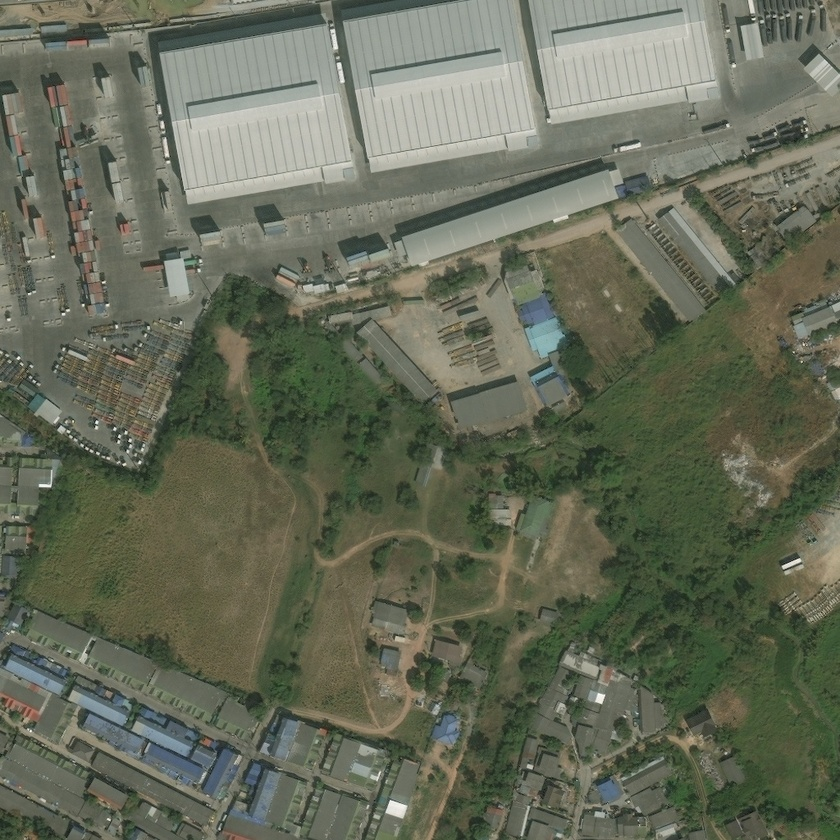
#> input picture data/road_benchmark/deepglobe_sample/163215_sat.jpg, 840 x 840 px, shrunk from 1024 x 1024 before the run; its folder holds only this picture in this run
$ python -i extraction.py   (imports and definitions only)
#> lines starting #> are read from the running program, lines starting #| are printed output that depends on the picture; after the words box and inside, x2 and y2 are one past the last pixel; in counts of white or black regions, pixels touching at a corner belong together
### src/road/preprocessing.py
"""
src/road/preprocessing.py

Feature extraction and preprocessing utilities for physical road corridor identification.
Candidate signals include:
  - Excess Green Index (ExG = 2G - R - B) for vegetation suppression
  - HSV / Grayscale spectral characteristics
  - Local texture / variance filters
  - Building footprint buffer exclusion masks
"""

from typing import Dict, Tuple, Optional
import numpy as np
import cv2
from scipy.ndimage import uniform_filter, binary_dilation


def compute_exg(image_rgb: np.ndarray) -> np.ndarray:
    """
    Computes the Excess Green index (ExG = 2*G - R - B) normalized to float.
    Positive high values strongly correlate with living vegetation / canopy.
    Low / negative values indicate bare soil, asphalt, or concrete.
    """
    img_f = image_rgb.astype(np.float32)
    r = img_f[:, :, 0]
    g = img_f[:, :, 1]
    b = img_f[:, :, 2]
    exg = 2.0 * g - r - b
    return exg


def compute_color_features(image_rgb: np.ndarray) -> Dict[str, np.ndarray]:
    """
    Extracts color representations from RGB imagery.
    Returns:
        dict containing 'gray', 'hue', 'saturation', 'value' arrays.
    """
    hsv = cv2.cvtColor(image_rgb, cv2.COLOR_RGB2HSV)
    gray = cv2.cvtColor(image_rgb, cv2.COLOR_RGB2GRAY)
    return {
        "gray": gray,
        "hue": hsv[:, :, 0],
        "saturation": hsv[:, :, 1],
        "value": hsv[:, :, 2],
    }


def compute_local_variance(image_gray: np.ndarray, window_size: int = 5) -> np.ndarray:
    """
    Computes local texture variance within a sliding window.
    Road surfaces exhibit uniform spectral responses (low variance),
    whereas vegetative canopies and complex building roofs exhibit high texture variance.
    """
    img_f = image_gray.astype(np.float32)
    mean = uniform_filter(img_f, size=window_size)
    mean_sq = uniform_filter(img_f ** 2, size=window_size)
    variance = np.maximum(0.0, mean_sq - mean ** 2)
    return variance


# [21 lines left out: function create_building_exclusion_mask, not called in this run]

### src/road/extraction.py
"""
src/road/extraction.py

Classical computer-vision baseline for physical road and access corridor extraction.
Combines spectral indices, local texture variance, building exclusion buffering,
and morphological connected-component filtering.

Configurable and modular so that a future deep-learning road segmentation model
can replace this baseline without altering the parcel engine interface.
"""

from dataclasses import dataclass, field
from typing import Optional, Tuple, Dict, Any
import numpy as np
import cv2
from scipy.ndimage import distance_transform_edt

from .preprocessing import (
    compute_exg,
    compute_color_features,
    compute_local_variance,
    create_building_exclusion_mask,
)


@dataclass
class RoadExtractionConfig:
    """
    Configuration parameters for road corridor extraction.
    Ensures zero hardcoding and complete reproducibility across runs.
    """
    # Morphological parameters
    morph_opening_size: int = 3
    morph_closing_size: int = 7
    building_exclusion_buffer_px: int = 5  # 1.0 m at 0.2 m/px GSD

    # Area & width constraints
    min_road_component_area_px: int = 250  # ~10 m² at 0.2 m GSD
    min_road_width_px: int = 4            # ~0.8 m minimum access corridor
    max_road_width_px: int = 60           # ~12 m maximum urban street width
    min_elongation_ratio: float = 1.8     # Length / Width or Major / Minor axis ratio

    # Spectral & texture thresholds
    max_exg_threshold: float = 8.0        # Vegetation suppression limit
    max_saturation_threshold: float = 75.0 # Low saturation (asphalt, concrete, packed dirt)
    min_value_threshold: float = 65.0     # Moderate/high brightness for unpaved/paved roads
    max_value_threshold: float = 245.0    # Avoid specular roof reflections
    max_local_variance: float = 160.0     # Smooth texture requirement
    min_building_distance_px: float = 4.0 # Distance buffer from building walls

    # Confidence and smoothing
    confidence_threshold: float = 0.45
    gaussian_blur_sigma: float = 1.0


def extract_road_mask(
    image: np.ndarray,
    building_mask: Optional[np.ndarray] = None,
    config: Optional[RoadExtractionConfig] = None,
) -> Tuple[np.ndarray, np.ndarray]:
    """
    Extracts road / access corridor binary mask and continuous probability map
    from high-resolution aerial imagery.

    Args:
        image: HxWx3 uint8 RGB numpy array.
        building_mask: Optional HxW binary array where 1 = building footprint.
        config: RoadExtractionConfig instance with tunable hyperparameters.

    Returns:
        (binary_mask: np.ndarray [HxW uint8], probability_map: np.ndarray [HxW float32])
    """
    if config is None:
        config = RoadExtractionConfig()

    h, w = image.shape[:2]

    # 1. Compute spectral & texture signals
    color_feats = compute_color_features(image)
    gray = color_feats["gray"]
    sat = color_feats["saturation"]
    val = color_feats["value"]
    exg = compute_exg(image)
    variance = compute_local_variance(gray, window_size=5)

    # 2. Building distance transform & exclusion mask
    if building_mask is not None and np.sum(building_mask) > 0:
        bldg_exclusion = create_building_exclusion_mask(
            building_mask, buffer_px=config.building_exclusion_buffer_px
        )
        # Distance from buildings
        bldg_inv = (~(building_mask > 0)).astype(np.uint8)
        dist_from_bldg = distance_transform_edt(bldg_inv)
    else:
        bldg_exclusion = np.zeros((h, w), dtype=bool)
        dist_from_bldg = np.full((h, w), 50.0, dtype=np.float32)

    # 3. Soft Likelihood Computation
    # Vegetation penalty (high ExG -> 0 probability)
    veg_prob = np.clip(1.0 - (exg - 0.0) / max(1.0, config.max_exg_threshold), 0.0, 1.0)

    # Saturation score (lower saturation -> higher road probability)
    sat_prob = np.clip(1.0 - (sat - 10.0) / max(1.0, config.max_saturation_threshold), 0.0, 1.0)

    # Value / brightness score (unpaved dirt roads & asphalt in typical range)
    val_in_range = (val >= config.min_value_threshold) & (val <= config.max_value_threshold)
    val_prob = np.where(val_in_range, 1.0, 0.2).astype(np.float32)

    # Texture smoothness score (low variance -> higher probability)
    texture_prob = np.clip(1.0 - (variance / max(1.0, config.max_local_variance)), 0.0, 1.0)

    # Building clearance score
    dist_prob = np.clip(dist_from_bldg / max(1.0, config.min_building_distance_px * 2.0), 0.0, 1.0)

    # Composite Probability Map
    prob_map = (
        0.30 * veg_prob +
        0.25 * sat_prob +
        0.15 * val_prob +
        0.20 * texture_prob +
        0.10 * dist_prob
    )

    # Hard zeroing inside building exclusion zones
    prob_map[bldg_exclusion] = 0.0
    prob_map = np.clip(prob_map, 0.0, 1.0)

    # Optional gentle spatial smoothing
    if config.gaussian_blur_sigma > 0:
        prob_map = cv2.GaussianBlur(prob_map, (0, 0), sigmaX=config.gaussian_blur_sigma)
        prob_map[bldg_exclusion] = 0.0

    # 4. Thresholding to create initial binary mask
    raw_mask = (prob_map >= config.confidence_threshold).astype(np.uint8)

    # 5. Morphological Cleanup (Opening + Closing)
    open_k = cv2.getStructuringElement(
        cv2.MORPH_RECT, (config.morph_opening_size, config.morph_opening_size)
    )
    closed_k = cv2.getStructuringElement(
        cv2.MORPH_RECT, (config.morph_closing_size, config.morph_closing_size)
    )
    morphed = cv2.morphologyEx(raw_mask, cv2.MORPH_OPEN, open_k)
    morphed = cv2.morphologyEx(morphed, cv2.MORPH_CLOSE, closed_k)

    # Re-apply strict building exclusion
    morphed[bldg_exclusion] = 0

    # 6. Connected Components & Geometric Filtering
    num_labels, labels, stats, centroids = cv2.connectedComponentsWithStats(
        morphed, connectivity=8
    )

    final_mask = np.zeros_like(morphed, dtype=np.uint8)

    for label_id in range(1, num_labels):
        area_px = stats[label_id, cv2.CC_STAT_AREA]
        if area_px < config.min_road_component_area_px:
            continue

        comp_w = stats[label_id, cv2.CC_STAT_WIDTH]
        comp_h = stats[label_id, cv2.CC_STAT_HEIGHT]
        aspect_ratio = max(comp_w, comp_h) / max(1.0, min(comp_w, comp_h))

        # Check elongation or continuous network connectivity
        # Corridors spanning multiple blocks will have large bounding dimensions or aspect ratio
        if aspect_ratio >= config.min_elongation_ratio or area_px >= 1000:
            final_mask[labels == label_id] = 1

    return final_mask, prob_map.astype(np.float32)

>>> import cv2
>>> picture = cv2.imread('../../data/road_benchmark/deepglobe_sample/163215_sat.jpg')
#> picture is the input picture: shape (840, 840, 3); mean B, G, R 88.6, 106.5, 101.4
>>> result = extract_road_mask(picture)
#> in extract_road_mask, `color_feats = compute_color_features(image)`: color_feats = 4 items
#> in extract_road_mask, `val_in_range = (val >= config.min_value_threshold) & (val <= config.ma..`:
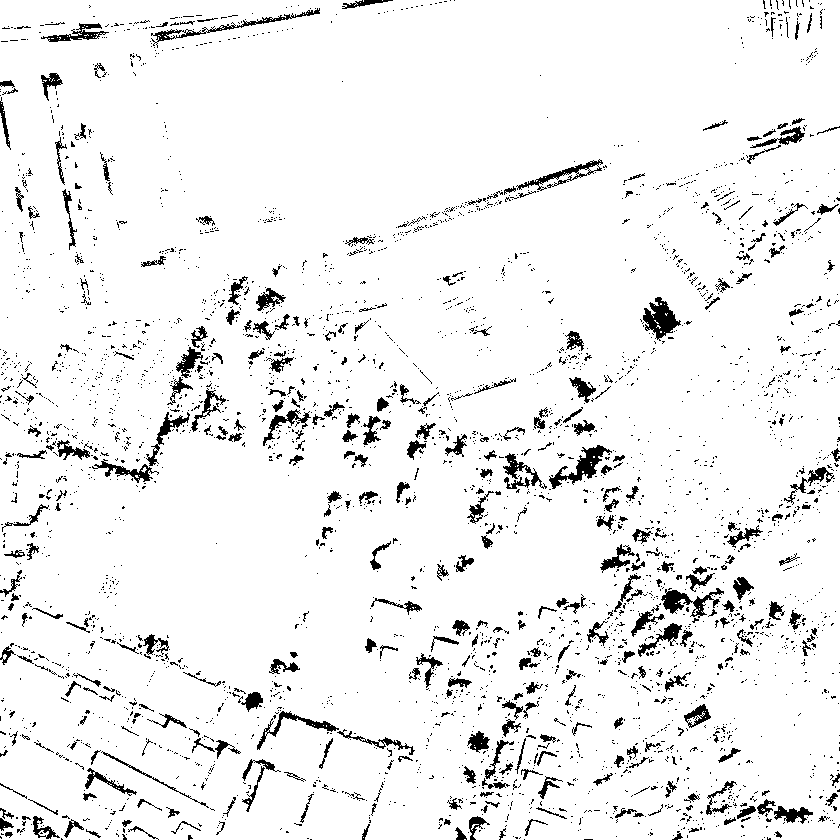
#> val_in_range: shape (840, 840) bool; 93.7% white; 3587 black regions (3201 under 20 px), largest, box (x1, y1, x2, y2) and area: (643, 297, 681, 341) 824, (549, 445, 612, 489) 811, (661, 588, 724, 618) 698
#> in extract_road_mask, `texture_prob = np.clip(1.0 - (variance / max(1.0, config.max_local_var..`:
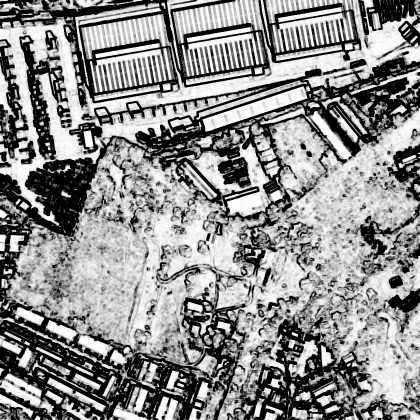
#> texture_prob: shape (840, 840) float32 (shown at 1/2 size); min 0, max 0.999, mean 0.555
#> in extract_road_mask, `prob_map = ( 0.30 * veg_prob + 0.25 * sat_prob + 0.15 * val_prob + 0.2..`:
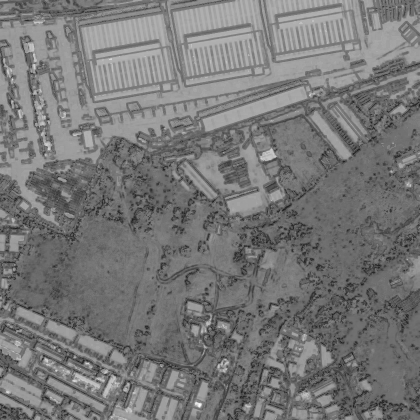
#> prob_map: shape (840, 840) float64 (shown at 1/2 size); min 0.13, max 0.995, mean 0.469
#> in extract_road_mask, `num_labels, labels, stats, centroids = cv2.connectedComponentsWithStat..`:
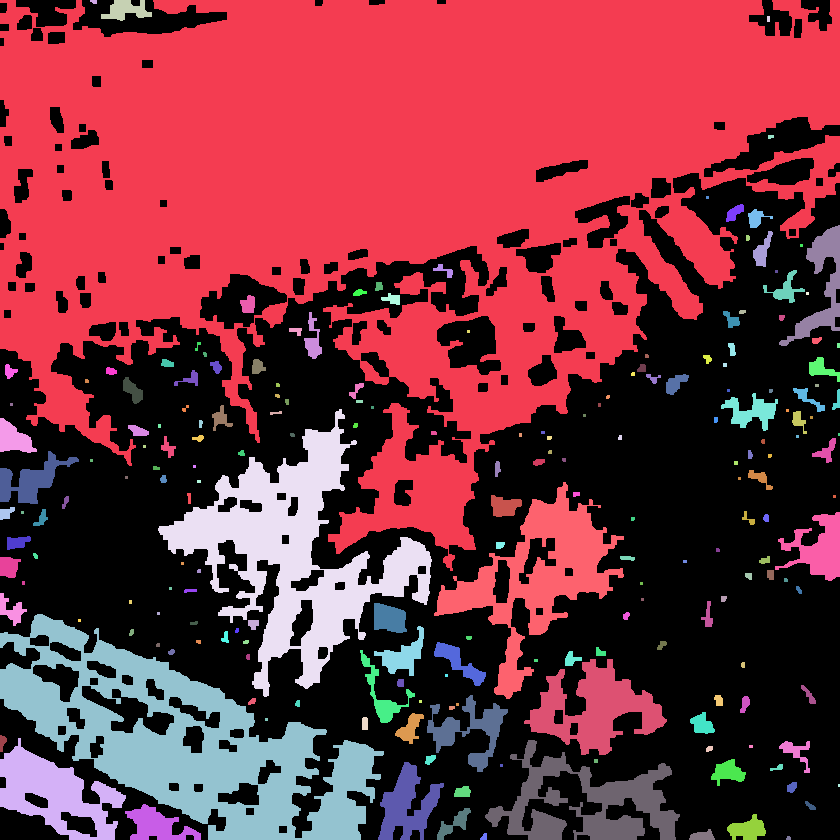
#> labels: shape (840, 840) int32; 205 distinct labels, from 0 to 204; one colour per label, 0 black
#> in extract_road_mask, `num_labels, labels, stats, centroids = cv2.connectedComponentsWithStat..`: num_labels = 205; stats = 205 rows, first 6: [0, 0, 840, 840, 327029], [0, 0, 840, 571, 256886], [90, 0, 7, 4, 23], [101, 0, 51, 21, 611], [767, 16, 3, 6, 18], [768, 135, 6, 4, 21]; centroids = 205 pairs, first value 2.12 to 838.5, second value 1.26 to 837.7
#> the loop in extract_road_mask, `for label_id in range(1, num_labels):` made 204 passes
#> area_px on passes 2, 5, 7: 23, 21, 182
#> after the loop in extract_road_mask, `for label_id in range(1, num_labels):`:
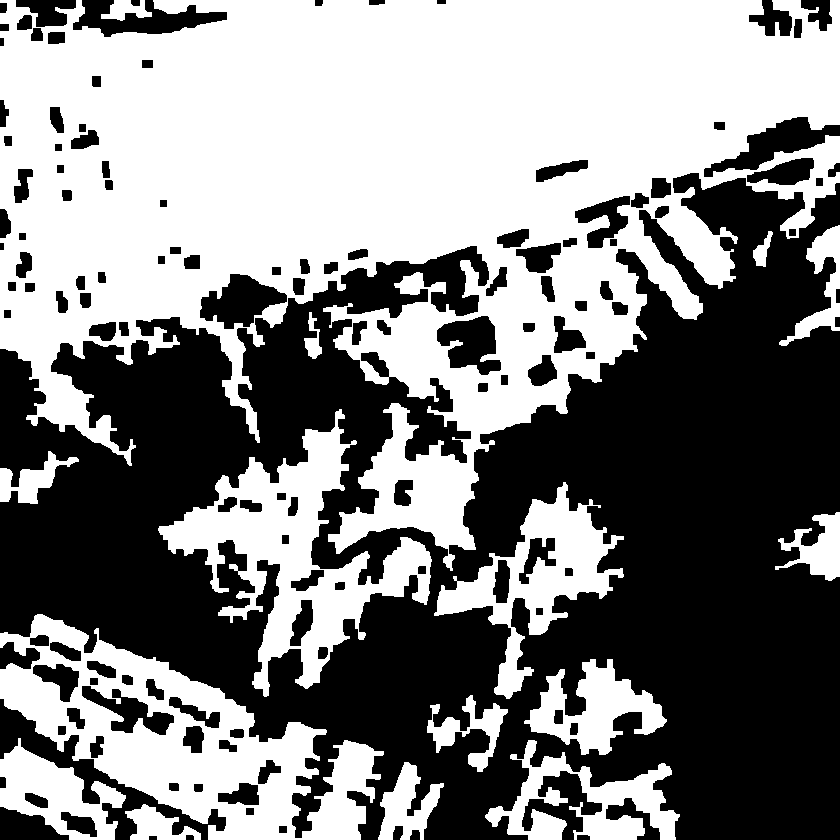
#> final_mask: shape (840, 840); values 0 (black) and 1 (white), 51% white; 134 black regions, largest, box (x1, y1, x2, y2) and area: (0, 173, 840, 840) 295165, (0, 699, 226, 840) 5537, (704, 117, 840, 177) 2875

$ run again, on data/road_benchmark/deepglobe_sample/375903_sat.jpg
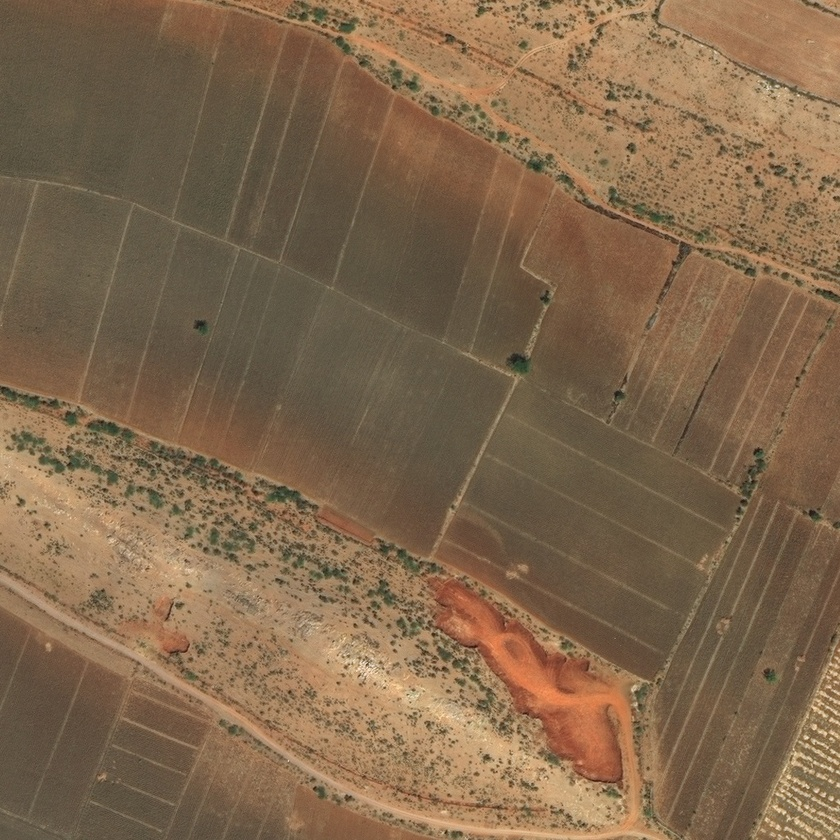
#> input picture data/road_benchmark/deepglobe_sample/375903_sat.jpg, 840 x 840 px, shrunk from 1024 x 1024 before the run
#> picture is the input picture: shape (840, 840, 3); mean B, G, R 76.7, 103.6, 129.1
#> hsv: shape (840, 840, 3); mean H, S, V 104, 102, 129.2
#> color_feats = 4 items
#> val_in_range: shape (840, 840) bool; 99.8% white; black in thin lines or dots
#> val_prob: shape (840, 840) float32; values 0.2 (black) and 1 (white), 99.8% white; black in thin lines or dots
#> raw_mask: shape (840, 840); values 0 (black) and 1 (white), 77.9% white; 706 black regions (376 under 20 px), largest, box (x1, y1, x2, y2) and area: (0, 384, 627, 835) 47312, (424, 287, 783, 747) 22320, (748, 624, 840, 840) 9788
#> in extract_road_mask, `num_labels, labels, stats, centroids = cv2.connectedComponentsWithStat..`:
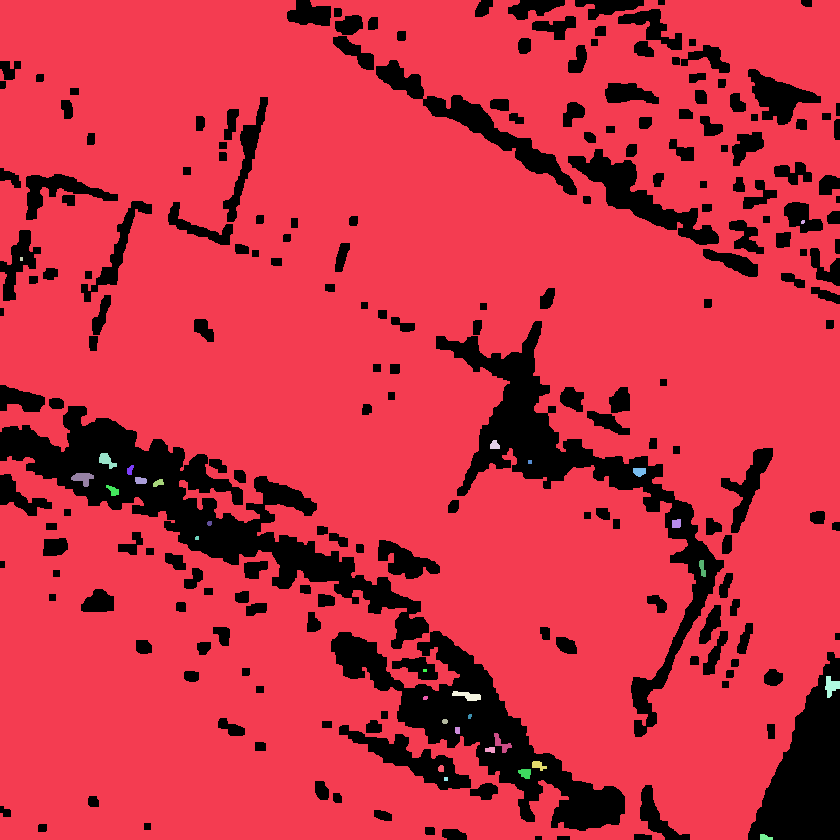
#> labels: shape (840, 840) int32; 31 distinct labels, from 0 to 30; one colour per label, 0 black
#> num_labels = 31; stats = 31 rows, first 6: [0, 0, 840, 840, 123335], [0, 0, 840, 840, 580309], [801, 220, 4, 4, 14], [20, 257, 3, 4, 12], [490, 440, 10, 9, 70], [99, 453, 18, 16, 151]; centroids = 31 pairs, first value 21 to 831, second value 221.5 to 837
#> the loop in extract_road_mask, `for label_id in range(1, num_labels):` made 30 passes
#> area_px on passes 4, 5, 7, 8, 9, 10, 11, 12: 70, 151, 48, 95, 188, 74, 59, 82
#> after the loop in extract_road_mask, `for label_id in range(1, num_labels):`:
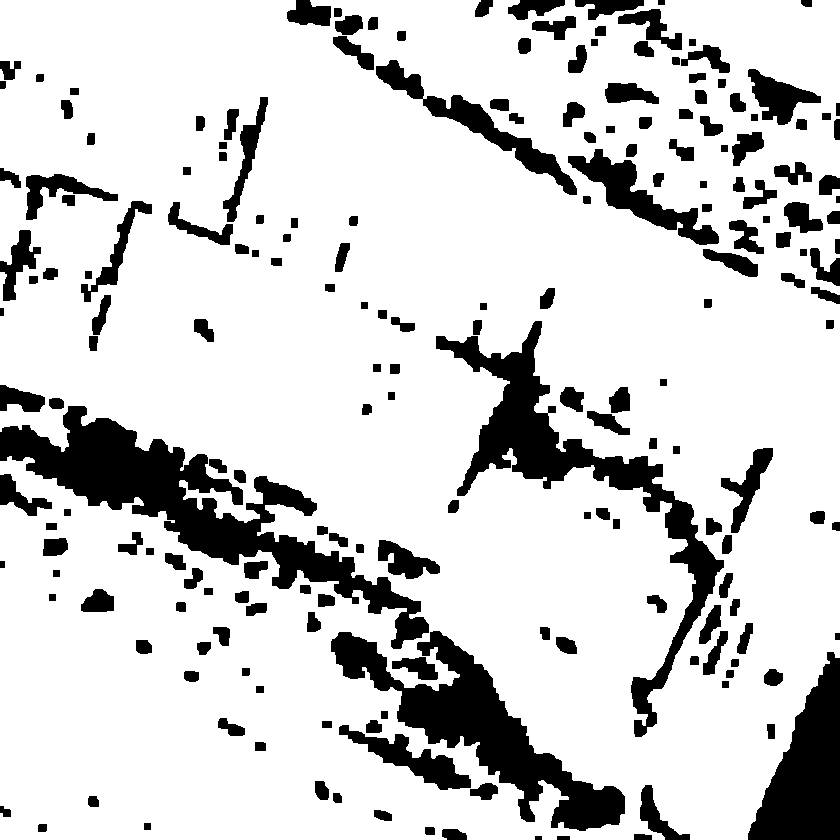
#> final_mask: shape (840, 840); values 0 (black) and 1 (white), 82.2% white; 201 black regions, largest, box (x1, y1, x2, y2) and area: (0, 406, 429, 649) 23326, (436, 321, 724, 737) 16579, (331, 631, 625, 831) 16217
